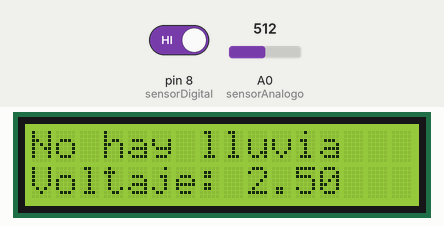
This sketch was run on a simulated Arduino Uno, built with avr-gcc and run on an emulated ATmega328P. On the bench: 16×2 character LCD. Inputs (shaded band) come from the test bench; at power-on: pin 8 (sensorDigital) HIGH, A0 (sensorAnalogo) = 512.

Above: at 1.2 s.
1.3 s: pin 8 (sensorDigital) driven LOW
At 2.0 s:
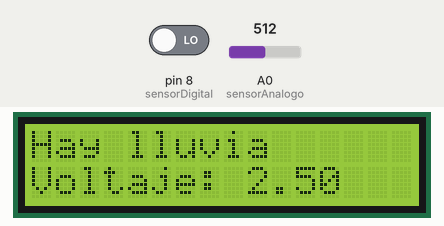
3.0 s: A0 (sensorAnalogo) set to 716
At 3.8 s:
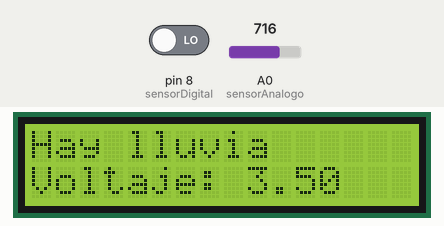
4.6 s: A0 (sensorAnalogo) set to 900
At 5.6 s:
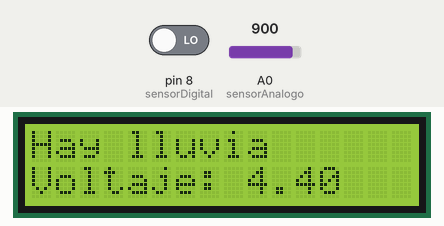
6.1 s: pin 8 (sensorDigital) driven HIGH
At 7.3 s:
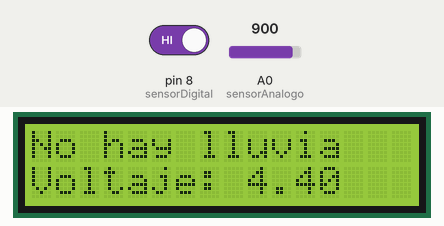
7.6 s: pin 8 (sensorDigital) driven LOW
At 8.0 s:
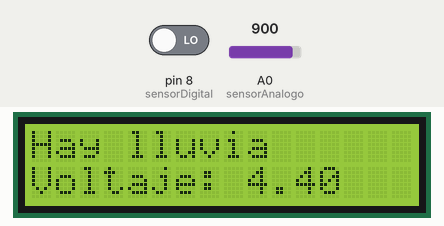
10.6 s: A0 (sensorAnalogo) set to 1023
At 11.5 s:
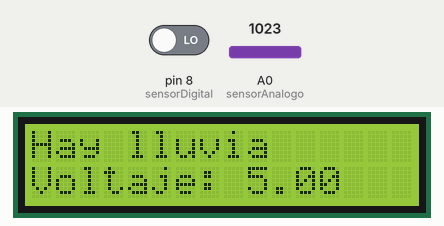
Timing chart, 0 to 13.1 s (numbered marks = the images above; inputs shaded):
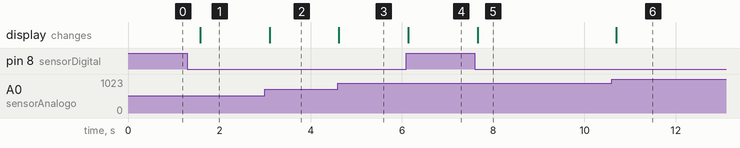

Measured:
- after the input at 1.3 s, the display: changes after 0.29 s (image 1)
- after the input at 3.0 s, the display: changes after 0.10 s (image 2)
- after the input at 4.6 s, the display: changes at once (image 3)
- after the input at 6.1 s, the display: changes at once (image 4)
- after the input at 7.6 s, the display: changes after 0.06 s (image 5)
- after the input at 10.6 s, the display: changes after 0.09 s (image 6)

The sketch:

codigo2.ino
```cpp
//AUTORES: MARIA ACEVEDO, JUAN AVENDAÑO, BRAYAN GONZALEZ

#include <LiquidCrystal.h>
//Se definen los pines necesarios para hacer funcionar
#define RS 12
#define E 13
#define D4 2
#define D5 3
#define D6 4
#define D7 5
#define sensorAnalogo A0
#define sensorDigital 8

LiquidCrystal lcd(RS, E, D4, D5, D6, D7); //Se define un objeto de la clase LiquidCrystal

void setup(){
  lcd.begin(16, 2); //Se inicializa el lcd.
  pinMode(sensorDigital, INPUT); //Se define el pinmode del sensor digital.
}

void loop(){
  lcd.clear(); //Se limpia lo que se está mostrando actualmente en el LCD.
  if(!digitalRead(sensorDigital)){ //Si el sensor no manda una señal HIGH, entonces hay lluvia.
    lcd.setCursor(0, 0);
    lcd.print("Hay lluvia");
  }
  else{ //De lo contrario no hay lluvia
    lcd.setCursor(0, 0);
    lcd.print("No hay lluvia");
  }
  lcd.setCursor(0, 1);
  lcd.print("Voltaje: " + String(analogRead(sensorAnalogo) * (5.0/1023.0))); //Se muestra el voltaje del sensor
  delay(500);
}
```
